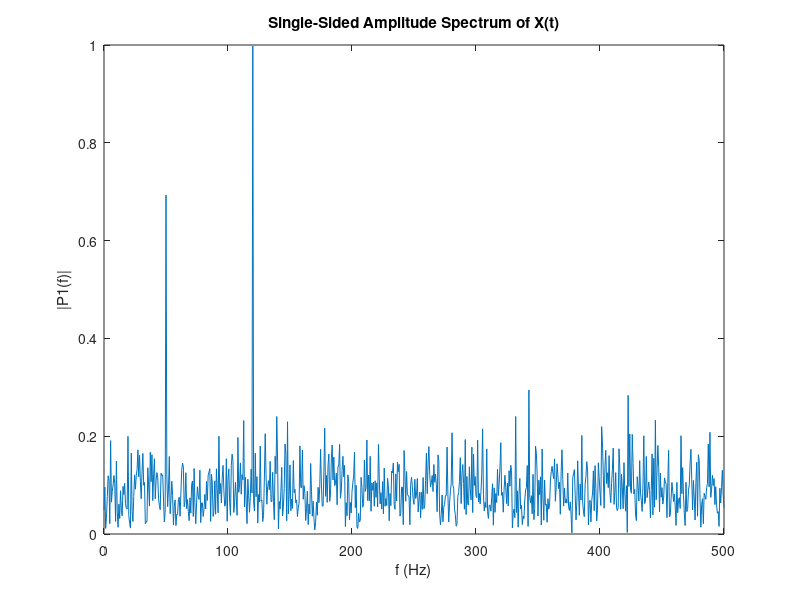

Reproduce this figure in MATLAB.
clear all
close all
clc
Fs = 1000;            % Sampling frequency                    
T = 1/Fs;             % Sampling period       
L = 1500;             % Length of signal
t = (0:L-1)*T;        % Time vector
S = 0.7*sin(2*pi*50*t) + sin(2*pi*120*t);
X = S + 2*randn(size(t));
% figure;plot(t(1:50),X(1:50))
% title('Signal Corrupted with Zero-Mean Random Noise')
% xlabel('t (Seconds)')
% ylabel('X(t)')

Y = fft(X);
P2 = abs(Y/L);
P1 = P2(1:L/2+1);
P1(2:end-1) = 2*P1(2:end-1);

f = Fs*(0:(L/2))/L;
figure;plot(f,P1) 
title('Single-Sided Amplitude Spectrum of X(t)')
xlabel('f (Hz)')
ylabel('|P1(f)|')
